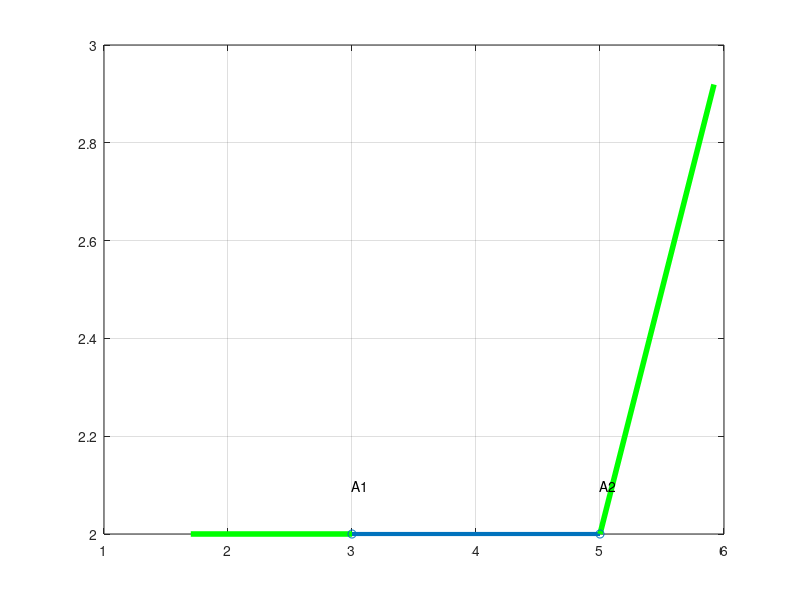

This chart was generated by the following MATLAB code: (Note: this script raises an error after producing the figure.)
clear all;
close all;
clc;
R=1.3
pointsX=[3 5];
pointsY=[2 2];
alfa1=0;
alfa2=45;

p=plot(pointsX,pointsY);
hold on;
set(p(1),'linewidth',3);
X=[pointsX(1) pointsX(1)-(cos(2*pi*alfa1/360)*R) ];
Y=[pointsY(1) (sin(2*pi*alfa1/360)*R)+pointsY(1) ];
h=plot(X,Y,'g');
set(h(1),'linewidth',4);
text(X(1),Y(1)+0.1,'A1');

X=[pointsX(2) (cos(2*pi*alfa2/360)*R)+pointsX(2) ];
Y=[pointsY(2) (sin(2*pi*alfa2/360)*R)+pointsY(2) ];
f=plot(X,Y,'g');
set(f(1),'linewidth',4);
text(X(1),Y(1)+0.1,'A2');
scatter(pointsX,pointsY);
grid on;
[x,y]=circle(pointsX(1),pointsY(1), R);
plot(x,y,'--r')
[x,y]=circle(pointsX(2),pointsY(2), R);
plot(x,y,'--r')
axis([1 7 0 4]);



